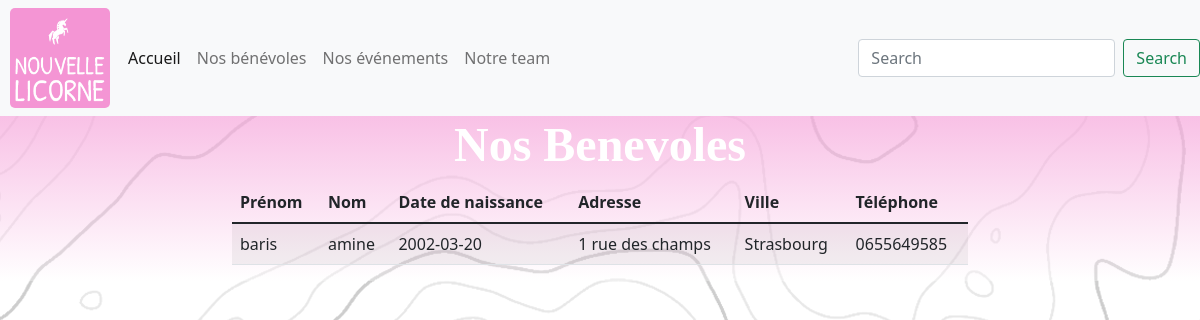
/benevoles.php, run on the app's committed database.
### tables this page shows
CREATE TABLE `benevoles` (
  `id` int(11) NOT NULL,
  `prenom` varchar(255) NOT NULL,
  `nom` varchar(255) NOT NULL,
  `date_naissance` date NOT NULL,
  `adresse` varchar(255) NOT NULL,
  `ville` varchar(255) NOT NULL,
  `telephone` varchar(255) NOT NULL
);

### tableauBene.php (the view)
<?php
try
    {
      $db = new PDO('mysql:host=localhost;dbname=nouvelle_licorne;charset=utf8', 'root', '');
    }
    catch (Exception $e)
    {
            die('Erreur : ' . $e->getMessage());
    }
    $beneStat = $db->prepare('SELECT * FROM benevoles');
    $beneStat->execute();
    $bene = $beneStat->fetchAll();
    ?>
    <table class="table table-striped table-hover">
        <thead>
          <tr>
            <th scope="col">Prénom</th>
            <th scope="col">Nom</th>
            <th scope="col">Date de naissance</th>
            <th scope="col">Adresse</th>
            <th scope="col">Ville</th>
            <th scope="col">Téléphone</th>
          </tr>
        </thead>
        <tbody>
        <?php
         foreach($bene as $b){
           ?>
          <tr>
            <td><?php echo $b['prenom']; ?></td>
            <td><?php echo $b['nom']; ?></td>
            <td><?php echo $b['date_naissance']; ?></td>
            <td><?php echo $b['adresse']; ?></td>
            <td><?php echo $b['ville']; ?></td>
            <td><?php echo $b['telephone']; ?></td>
          </tr>
        </tbody>
      </table>
    <?php
    }
?>

### style.css (style rules this page uses)
body { background-color: #F495D4; background-image: linear-gradient(to bottom, #f495d4, rgba(255, 255, 255, 0.3)), url('./img/back.png'); background-repeat: no-repeat; }

### data on the page
benevoles: prenom "baris", nom "amine", date_naissance "2002-03-20", adresse "1 rue des champs", ville "Strasbourg", telephone "0655649585"
